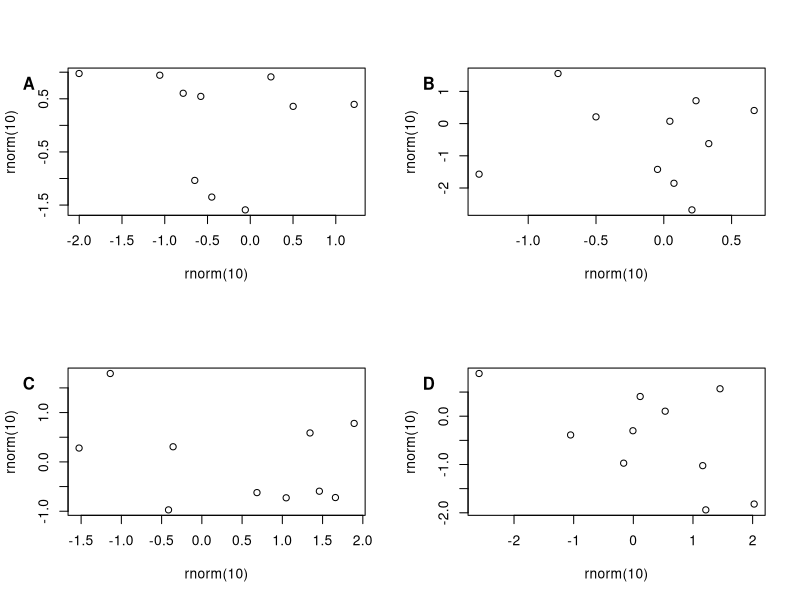

Recreate this plot in R.
# Combine multiple plots on one panel

# use par() to arrange multiple plots together. Here, it is 4 plots (2 rows and 2 columns)
par(mfrow = c(2, 2)) 
# add the plot itself
plot(rnorm(10), rnorm(10))
# add the Label on top left
mtext("A", 2, adj=1, line=2, las = 1, padj = -4, font = 2)
# Note : probably you have to play around with the padj parameter. You could e.g. first try -4 as here,
# and if you don't see the label, try 0 and then adjust.

# add the other 3 plots : 
plot(rnorm(10), rnorm(10))
mtext("B", 2, adj=1, line=2, las = 1, padj = -4, font = 2)
plot(rnorm(10), rnorm(10))
mtext("C", 2, adj=1, line=2, las = 1, padj = -4, font = 2)
plot(rnorm(10), rnorm(10))
mtext("D", 2, adj=1, line=2, las = 1, padj = -4, font = 2)


